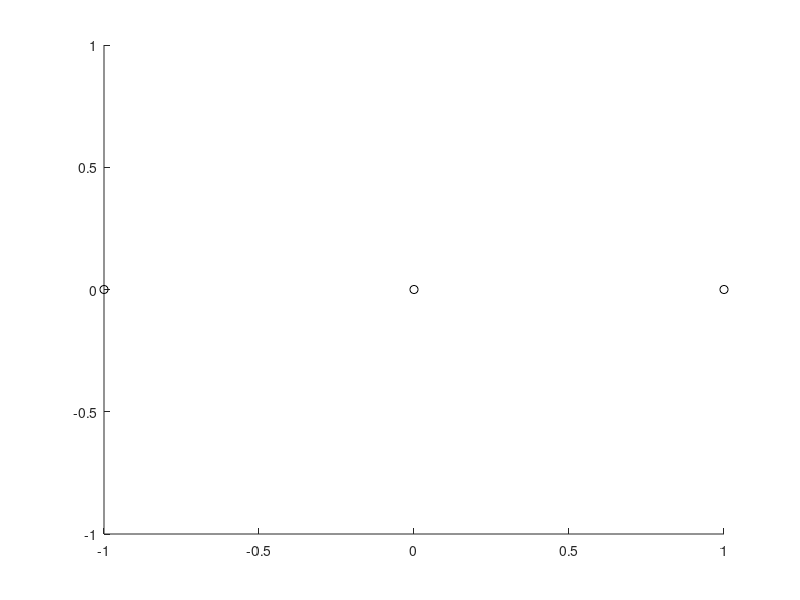

MATLAB code for this plot: (Note: this script raises an error after producing the figure.)
global m; global G;
clear all
close all
clc

% %Ana Hudomal 16p
% %butterfly 1
% % dx0 = 0.30689; dy0 = 1.2551;
% %butterfly 2
% % dx0 = 0.39295; dy0 = 0.09758;
% %bumblebee
% % dx0 = 0.18428; dy0 = 0.58719;
% x_init = [-1 0;1 0; 0 0]; 
% v_init = [dx0 dy0; dx0 dy0; -2*dx0 -2*dy0]; 
% m = [1 1 1];

% %Xiaoming Lia , Shijun Liao. December 2017 
% I.A_{100}^{i.c.}
v_1 = 0.0670760777;
v_2 = 0.5889627892;
%I.A_{77}^{i.c.}
% v_1 = 0.4159559963;
% v_2 = 0.2988672319;
%I.B_{102}^{i.c.}
% v_1 = 0.4784306757;
% v_2 = 0.3771895698;
% %II.C_{156}^{i.c.}
% v_1 = 0.3231926176;
% v_2 = 0.3279135713;
% % 
x_init = [-1 0 ; 1 0; 0 0];
v_init = [v_1 v_2; v_1 v_2; -2*v_1 -2*v_2];
m = [1, 1, 1];

% %lagrange equliteral triangular solution
% m = [1, 2, 3];
% s3_size = 1; s3_rad = 0;
% x_init = 2*[0 2 ; -sqrt(3) -1 ; sqrt(3) -1];
% v_init = 1/sum(m) * [(-m(2)-m(3)/2) (-sqrt(3)/2*m(3));(m(1)+m(3)/2) (-sqrt(3)/2*m(3)); (m(1)/2-m(2)/2) (sqrt(3)/2*m(1)+sqrt(3)/2*m(2))];
% v_init = s3_size*v_init*[cos(s3_rad) sin(s3_rad) ; -sin(s3_rad) cos(s3_rad)];

% %Euler collinear solution
% m = [1 2 3];
% syms lamb_sym
% assume(lamb_sym, 'real')
% 
% ecs_equ = (m(1)+m(2))*lamb_sym^5 + (3*m(1)+2*m(2))*lamb_sym^4+(3*m(1)+m(2))*lamb_sym^3-(m(2)+3*m(3))*lamb_sym^2-(2*m(2)+3*m(3))*lamb_sym-(m(2)+m(3)) == 0;
% lamb_ecs = solve(ecs_equ, lamb_sym);
% 
% fprintf("%f\n", lamb_ecs);

%(m(2)+m(3)*(1+lamb_sym))/(m(1)-m(3)*lamb_sym) - (m(2)-m(3)*(1/(1+lamb_sym))^2)/(m(1)-m(3)*(1/lamb_sym)^2) == 0;
%(-m(1)*m(3)-m(2)*m(3))*lamb_sym^5+(-m(1)*m(3)-2*m(1)*m(3)-2*m(2)*m(3))*lamb_sym^4+(-3*m(1)*m(3)+2*m(3).^2-m(2)*m(3))*lamb_sym^3+(-2*m(1)*m(3)+m(2)*m(3)+3*m(3).^2)*lamb_sym^2+(2*m(2)*m(3)+3*m(3).^2)*lamb_sym+(m(2)*m(3)+m(3).^2) == 0;
%(m(1)+m(2))*lamb_sym^5 + (3*m(1)+2*m(2))*lamb_sym^4+(3*m(1)+m(2))*lamb_sym^3-(m(2)+3*m(3))*lamb_sym^2-(2*m(2)+3*m(3))*lamb_sym-(m(2)+m(3)) == 0;
%(m(2)+m(3)*(1+lamb_sym))/(m(1)-m(3)*lamb_sym) - (m(2)+m(3)*(1/(1+lamb_sym))^2)/(m(1)-m(3)*(1/lamb_sym)^2) == 0;
% s_3 = [1 0];
% sv_3 = [-1/2 1];
% form_ecs = 1/sum(m)*[-m(2)-m(3)-lamb_ecs*m(3) ; m(1)-lamb_ecs*m(3) ; m(1)+lamb_ecs*m(1)+lamb_ecs*m(2)];
% x_init = form_ecs*s_3;
% v_init = form_ecs*sv_3;


G = 1;
init = [x_init v_init]';
init = init(:)';
hold on;
for i = 1:3
    plot(x_init(i,1), x_init(i,2), 'ko');
end
hold off;

E = 0;
for i = 0:2
    j = mod(i,3)+1;
    k = mod(i+1,3)+1;
    E = E + 1/2*m(j)*norm(v_init(j,:))^2 ...
        - G*m(j)*m(k)/norm(x_init(j,:)-x_init(k,:));
end

syms('x_sym', [3 4]);
assume(x_sym, 'real')

T_sym = E;
for i = 0:2
    j = mod(i,3)+1;
    k = mod(i+1,3)+1;
    T_sym = T_sym + G * m(j) * m(k) / norm(x_sym(j,1:2)-x_sym(k,1:2));
end

T_sym_diff = 0;
for i = 0:2
    j = mod(i,3)+1;
    k = mod(i+1,3)+1;
    T_sym_diff = T_sym_diff + G * m(j) * m(k) * dot(x_sym(j,1:2)-x_sym(k,1:2),x_sym(j,3:4)-x_sym(k,3:4)) ...
                                / norm(x_sym(j,1:2)-x_sym(k,1:2))^2 ;
end

global GE;
GE{3, 2} = [];
ge{3, 2} = [];
for i = 1:3
    for j = 1:2
        ge{i, j} = 0;
        for k = 1:3
            for l = 1:2
                ge{i, j} = ge{i, j}  - diff(T_sym, x_sym(k,l))*x_sym(k,l+2)*x_sym(i,j+2)/T_sym ...
                    + 1/(2*T_sym)*diff(T_sym, x_sym(i,j))*x_sym(k,l+2)^2;
            end
        end
        GE{i,j} = @(x) eval(subs(ge{i,j}, x_sym, reshape(x,[4,3])'));
    end
end



global GEt;
GEt{3,2} = [];
get{3,2} = [];
for i = 1:3
    for j = 1:2
         get{i,j} = T_sym_diff / T_sym * x_sym(i,j+2);
         for k = 1:3
             for l = 1:2
                get{i,j} = get{i,j} - 1/T_sym * diff(T_sym,x_sym(k,l)) * x_sym(k,l+2) * x_sym(i,j+2) ...
                    + 1/(2*T_sym) * diff(T_sym,x_sym(i,j)) * x_sym(k,l+2)^2;
             end
         end
         GEt{i,j} = @(x) eval(subs(get{i,j}, x_sym, reshape(x,[4,3])'));
    end
end

global EL;
EL{3, 2} = [];
el{3, 2} = [];
for i = 1:3 %particles' index
    next_1 = mod(i, 3)+1; 
    next_2 = mod(i+1, 3)+1;
    r1_sq = (x_sym(i, 1) - x_sym(next_1, 1)).^2+(x_sym(i, 2)-(x_sym(next_1, 2))).^2;
    r2_sq = (x_sym(i, 1) - x_sym(next_2, 1)).^2+(x_sym(i, 2)-(x_sym(next_2, 2))).^2;
    for j = 1:2 % x, y 
        el{i, j} = - G*m(next_1)*(x_sym(i, j) - x_sym(next_1, j))/(r1_sq.^(1.5))...
                   - G*m(next_2)*(x_sym(i, j) - x_sym(next_2, j))/(r2_sq.^(1.5));
        EL{i, j} = @(x) eval(subs(el{i,j}, x_sym, reshape(x, [4, 3])'));
    end
end


dt = 1/20;
cycle = 2;
clear("X")
clear("Xt")
clear("P")

X(1, :) = init;
Xt(1, :) = init;
P(1, :) = init;


hold on;
while(1)
    for i = 1:cycle



        X(i+1, :) = RK4(X(i, :), @g, dt);
        Xt(i+1, :) = RK4(Xt(i, :), @g_t, dt);
        P(i+1, :) = RK4(P(i, :), @eulagrange, dt/10);
    end

    plot(X(:, 1),X(:, 2), 'r:');
    plot(X(:, 5),X(:, 6), 'g:');
    plot(X(:, 9),X(:, 10), 'b:');

    plot(Xt(:, 1),Xt(:, 2), 'c:');
    plot(Xt(:, 5),Xt(:, 6), 'y:');
    plot(Xt(:, 9),Xt(:, 10), 'm:');

    plot(P(:, 1),P(:, 2), 'black:');
    plot(P(:, 5),P(:, 6), 'black:');
    plot(P(:, 9),P(:, 10), 'black:');
    
    % plot_curr_triangle(X(cycle+1,:));
    % plot_curr_triangle(Xt(cycle+1,:));
    % plot_curr_triangle(P(cycle+1,:));

    X(1, :) = X(cycle+1, :);
    Xt(1, :) = Xt(cycle+1, :);
    P(1, :) = P(cycle+1, :);
    pause(0.1);

end

function null = plot_curr_triangle(pos)
    plot([pos(1), pos(5), pos(9), pos(1)] , [pos(2),pos(6),pos(10),pos(2)] , 'b-');
end

function dxdt = g(x) 
    global GE; 
    dxdt = zeros(size(x));
    for i = 1:3
        for j = 1:2
             dxdt((i-1)*4+j) = x((i-1)*4+j+2);
             dxdt((i-1)*4+j+2) = GE{i,j}(x);
        end
    end
end

function dxdt_t = g_t(x) 
    global GEt; 
    dxdt_t = zeros(size(x));
    for i = 1:3
        for j = 1:2
             dxdt_t((i-1)*4+j) = x((i-1)*4+j+2);
             dxdt_t((i-1)*4+j+2) = GEt{i,j}(x);
        end
    end
end

function slope = eulagrange(x)
    global EL;
    slope = zeros(size(x));
    for i = 1:3
        for j = 1:2
            slope((i-1)*4+j) = x((i-1)*4+j+2);
            slope((i-1)*4+j+2) = EL{i,j}(x);
        end
    end
end

function next_pos = RK4(curr_pos, func, dt)
    k1 = func(curr_pos(:));
    k2 = func(curr_pos(:) + k1*dt/2); 
    k3 = func(curr_pos(:) + k2*dt/2); 
    k4 = func(curr_pos(:) + k3*dt); 
    next_pos = curr_pos(:) + (k1 + 2*k2 + 2*k3 + k4)*dt/6;
end



